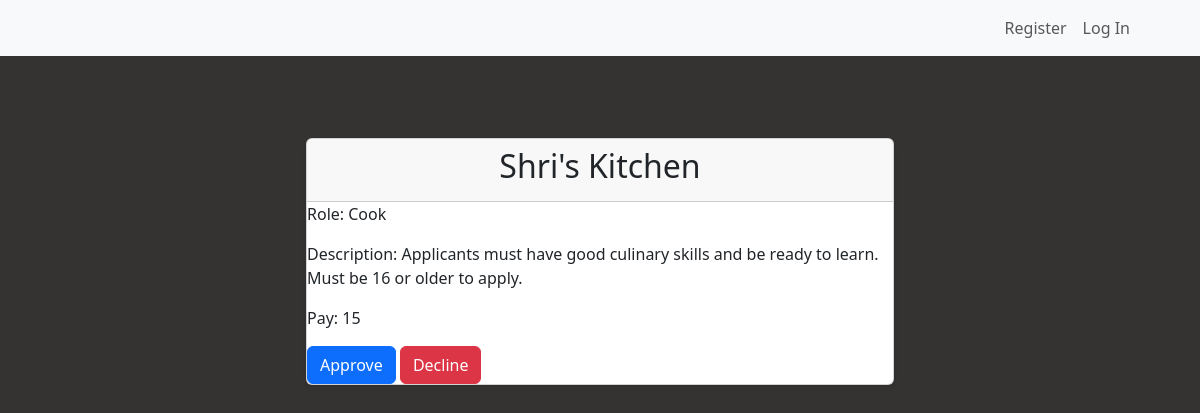
Screenshot of /reviewJobs with the database file from the repository.
### tables this page shows
CREATE TABLE "jobs" (
	"id"	INTEGER NOT NULL UNIQUE,
	"company"	TEXT NOT NULL,
	"company_role"	TEXT NOT NULL,
	"pay"	NUMERIC NOT NULL,
	"status"	TEXT,
	"added_by"	INTEGER NOT NULL,
	"Description"	TEXT NOT NULL,
	PRIMARY KEY("id" AUTOINCREMENT)
);

### blueprints/admin.py (the view, shortened to what this page needs)
@login_required
@admin_bp.route("/reviewJobs", methods = ["GET","POST"])
def reviewJobs():
    conn = get_db()
    cursor = conn.cursor()
    jobs = cursor.execute("SELECT * FROM jobs")
    portfolio=[]
    for job in jobs:
        if job["status"]!="approved":
            portfolio.append({"company":job["company"], "id":job["id"],"company_role":job["company_role"],"pay":job["pay"], "Description": job["Description"]})
    conn.close()
    return render_template("areview_jobs.html", portfolio = portfolio)

### db.py (called while the page is built)
def get_db():
    if not hasattr(g, 'sqlite_db'):
        g.sqlite_db = sqlite3.connect(Config.DATABASE, check_same_thread=False)
        g.sqlite_db.row_factory = sqlite3.Row
    return g.sqlite_db

### templates/areview_jobs.html (shortened to what this page needs)
{% extends "admin.html" %}
{% block main %}
{% for job in portfolio %}
<div class="row justify-content-center">
    <div class="col-md-6">
        <div class="card">
            <div class="card-header">
                <h2 class="text-center">{{ job.company }}</h2>
            </div>
            <form action="/reviewJobs" method="post">
                <div class="job">
                    <p>Role: {{ job.company_role }}</p>
                    <p>Description: {{ job.Description }}</p>
                    <p>Pay: {{ job.pay }}</p>
                </div>
                <div class="d-grid gap-2 d-md-block">
                    <button type="submit" class="btn btn-primary" name="action" value="approve_{{ job.id }}">Approve</button>
                    <button type="submit" class="btn btn-danger" name="action" value="decline_{{ job.id }}">Decline</button>
                </div>
            </form>
        </div>
    </div>
</div>
{% endfor %}
{% endblock %}

### static/style.css (style rules this page uses)
html, body { margin: 0; padding: 0; width: 100%; height: 100%; }
body { background-color: rgb(53, 50, 50); background-size: cover; background-position: center; background-repeat: no-repeat; background-attachment: fixed; color:white; height: 100vh; }
.card { box-shadow: 0 2px 4px rgba(0, 0, 0, 0.1); margin-top: 50px; justify-content: center; }

### rows the page displays
jobs: company "Shri's Kitchen", company_role "Cook", Description "Applicants must have good culinary skills and be ready to learn. Must be 16 or older to apply.", pay "15"
